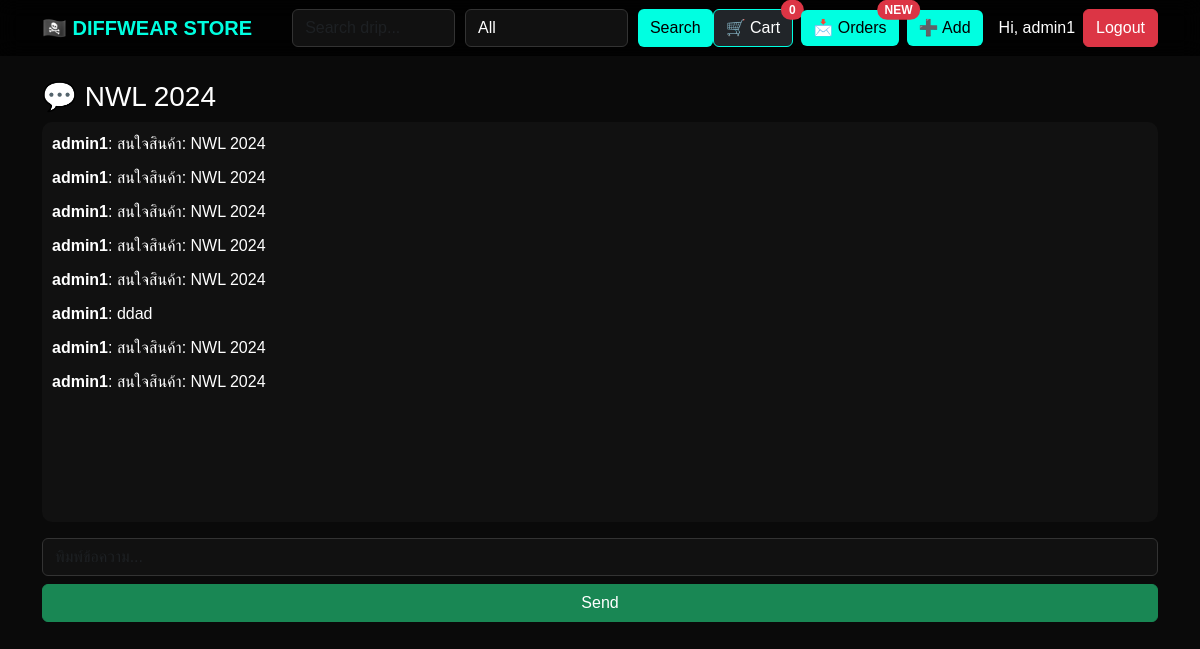
The page /chat/2/ (signed in) on the database its author committed.
### game/models.py (models this page shows, shortened)
class Conversation(models.Model):
    user1 = models.ForeignKey(User, on_delete=models.CASCADE, related_name='chat1')
    user2 = models.ForeignKey(User, on_delete=models.CASCADE, related_name='chat2')
    product = models.ForeignKey(Product, on_delete=models.CASCADE)

class Product(models.Model):
    name = models.CharField(max_length=100)
    price = models.IntegerField()
    category = models.CharField(max_length=50)
    image = models.ImageField(upload_to='products/')
    owner = models.ForeignKey(User, on_delete=models.CASCADE)

class ChatMessage(models.Model):
    conversation = models.ForeignKey(Conversation, on_delete=models.CASCADE)
    sender = models.ForeignKey(User, on_delete=models.CASCADE)
    text = models.TextField()
    created_at = models.DateTimeField(auto_now_add=True)

### game/views.py (the view, shortened to what this page needs)
# urls.py: path('chat/<int:id>/', views.chat_detail, name='chat_detail'),
@login_required
def chat_detail(request, id):
    convo = get_object_or_404(Conversation, id=id)
    messages = ChatMessage.objects.filter(conversation=convo)
    return render(request, 'game/chat_detail.html', {
        'convo': convo,
        'messages': messages
    })

### game/templates/game/chat_detail.html (shortened to what this page needs)
<!DOCTYPE html>
<html>
<head>
    <link href="https://cdn.jsdelivr.net/npm/bootstrap@5.3.0/dist/css/bootstrap.min.css" rel="stylesheet">
</head>
<body style="background:#0a0a0a;color:white;">
    {% include 'game/navbar.html' %}
<div class="container mt-4">
    <h3>💬 {{ convo.product.name }}</h3>
    <div style="height:400px;overflow:auto;background:#111;padding:10px;border-radius:10px;">
        {% for m in messages %}
            <div style="margin-bottom:10px;">
                <b>{{ m.sender.username }}</b>: {{ m.text }}
            </div>
        {% endfor %}
    </div>
    <form method="POST" class="mt-3">
        <input type="text" name="text" class="form-control mb-2" placeholder="พิมพ์ข้อความ...">
        <button class="btn btn-success w-100">Send</button>
    </form>
</div>
</body>
</html>

### game/templates/game/navbar.html (shortened to what this page needs)
<head>
<link href="https://cdn.jsdelivr.net/npm/bootstrap@5.3.0/dist/css/bootstrap.min.css" rel="stylesheet">
</head>
<nav class="navbar navbar-expand-lg">
    <div class="container">
        <a class="navbar-brand cyber-logo" href="/">
    🏴‍☠️ DIFFWEAR STORE
</a>
        <form method="GET" class="d-flex ms-4" style="gap:10px; flex:1; max-width:500px;">
            <input name="search" class="form-control" placeholder="Search drip...">
            <select name="category" class="form-control">
                <option value="">All</option>
            </select>
            <button class="btn btn-neon">Search</button>
        </form>
        <div class="d-flex align-items-center gap-2 ms-auto">
            <a href="/cart/" class="btn btn-dark position-relative">
                🛒 Cart
                <span class="position-absolute top-0 start-100 translate-middle badge rounded-pill bg-danger">
                    {{ request.session.cart|length }}
                </span>
            </a>
            <a href="/seller-inbox/" class="btn btn-neon position-relative">
                📩 Orders
                <span class="position-absolute top-0 start-100 translate-middle badge rounded-pill bg-danger">
                    NEW
                </span>
            </a>
            {% if user.is_authenticated %}
                <a href="/add-product/" class="btn btn-neon">➕ Add</a>
            {% endif %}
            {% if user.is_authenticated %}
                <span class="text-white ms-2">
                    Hi, {{ user.username }}
                </span>
                <a href="/logout/" class="btn btn-danger">Logout</a>
            {% else %}
                <a href="/login/" class="btn btn-outline-light">Login</a>
                <a href="/register/" class="btn btn-neon">Register</a>
            {% endif %}
        </div>
    </div>
</nav>

### game/templates/game/navbar.html (style rules this page uses)
body { background: #0a0a0a; color: white; font-family: 'Poppins', sans-serif; }
.navbar { background: rgba(0,0,0,0.8); backdrop-filter: blur(10px); }
.navbar-brand { font-weight: bold; color: #00ffe1 !important; }
.btn-neon { background: #00ffe1; color: black; border: none; }
.btn-dark { border: 1px solid #00ffe1; }
input, select { background: #111 !important; color: white !important; border: 1px solid #333 !important; }

### rows shown on the page
Conversation: product.name "NWL 2024"
ChatMessage: sender.username "admin1", text "สนใจสินค้า: NWL 2024"
ChatMessage: sender.username "admin1", text "สนใจสินค้า: NWL 2024"
ChatMessage: sender.username "admin1", text "สนใจสินค้า: NWL 2024"
ChatMessage: sender.username "admin1", text "สนใจสินค้า: NWL 2024"
ChatMessage: sender.username "admin1", text "สนใจสินค้า: NWL 2024"
ChatMessage: sender.username "admin1", text "ddad"
ChatMessage: sender.username "admin1", text "สนใจสินค้า: NWL 2024"
ChatMessage: sender.username "admin1", text "สนใจสินค้า: NWL 2024"

### other values the page prints
{{ request.session.cart|length }} "0"
{{ user.username }} "admin1"
